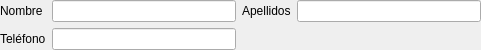
<?xml version="1.0" encoding="UTF-8"?>
<ui version="4.0">
 <class>Form</class>
 <widget class="QWidget" name="Form">
  <property name="geometry">
   <rect>
    <x>0</x>
    <y>0</y>
    <width>481</width>
    <height>49</height>
   </rect>
  </property>
  <property name="windowTitle">
   <string>Form</string>
  </property>
  <layout class="QGridLayout" name="gridLayout">
   <property name="margin">
    <number>0</number>
   </property>
   <item row="0" column="0">
    <widget class="QLabel" name="label">
     <property name="text">
      <string>Nombre</string>
     </property>
    </widget>
   </item>
   <item row="0" column="1">
    <widget class="DBLineEdit" name="db_nombre">
     <property name="fieldName">
      <string>nombre</string>
     </property>
     <property name="dataEditable">
      <bool>true</bool>
     </property>
    </widget>
   </item>
   <item row="0" column="2">
    <widget class="QLabel" name="label_3">
     <property name="text">
      <string>Apellidos</string>
     </property>
    </widget>
   </item>
   <item row="0" column="3">
    <widget class="DBLineEdit" name="db_apellidos">
     <property name="fieldName">
      <string>apellidos</string>
     </property>
     <property name="dataEditable">
      <bool>true</bool>
     </property>
    </widget>
   </item>
   <item row="1" column="0">
    <widget class="QLabel" name="label_2">
     <property name="text">
      <string>Teléfono</string>
     </property>
    </widget>
   </item>
   <item row="1" column="1">
    <widget class="DBLineEdit" name="db_telefono1">
     <property name="fieldName">
      <string>telefono1</string>
     </property>
     <property name="dataEditable">
      <bool>true</bool>
     </property>
    </widget>
   </item>
   <item row="1" column="2" colspan="2">
    <spacer name="horizontalSpacer">
     <property name="orientation">
      <enum>Qt::Horizontal</enum>
     </property>
     <property name="sizeHint" stdset="0">
      <size>
       <width>235</width>
       <height>20</height>
      </size>
     </property>
    </spacer>
   </item>
  </layout>
 </widget>
 <customwidgets>
  <customwidget>
   <class>DBLineEdit</class>
   <extends>QLineEdit</extends>
   <header>widgets/dblineedit.h</header>
  </customwidget>
 </customwidgets>
 <resources/>
 <connections/>
</ui>
